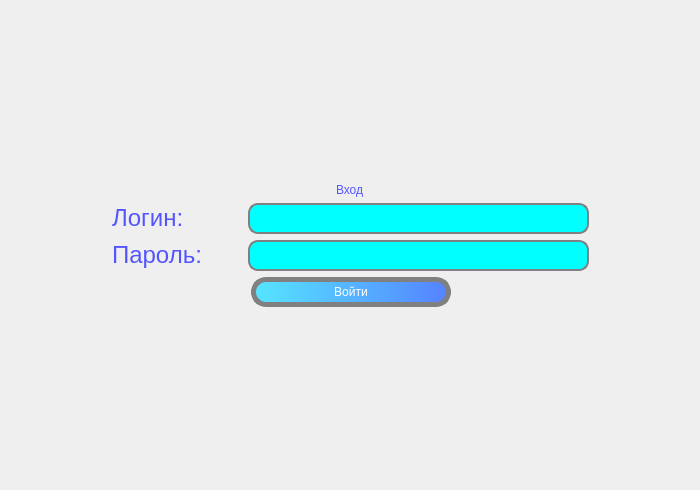
<?xml version="1.0" encoding="UTF-8"?>
<ui version="4.0">
 <class>Form</class>
 <widget class="QWidget" name="Form">
  <property name="geometry">
   <rect>
    <x>0</x>
    <y>0</y>
    <width>700</width>
    <height>490</height>
   </rect>
  </property>
  <property name="windowTitle">
   <string>Авторизация</string>
  </property>
  <layout class="QVBoxLayout" name="verticalLayout_3">
   <item>
    <layout class="QVBoxLayout" name="verticalLayout_2">
     <item>
      <spacer name="verticalSpacer">
       <property name="orientation">
        <enum>Qt::Vertical</enum>
       </property>
       <property name="sizeHint" stdset="0">
        <size>
         <width>20</width>
         <height>40</height>
        </size>
       </property>
      </spacer>
     </item>
     <item>
      <layout class="QHBoxLayout" name="horizontalLayout">
       <item>
        <spacer name="horizontalSpacer_5">
         <property name="orientation">
          <enum>Qt::Horizontal</enum>
         </property>
         <property name="sizeHint" stdset="0">
          <size>
           <width>40</width>
           <height>20</height>
          </size>
         </property>
        </spacer>
       </item>
       <item>
        <layout class="QVBoxLayout" name="verticalLayout">
         <item alignment="Qt::AlignHCenter">
          <widget class="QLabel" name="label_enter">
           <property name="maximumSize">
            <size>
             <width>88</width>
             <height>57</height>
            </size>
           </property>
           <property name="styleSheet">
            <string notr="true">color: rgb(85, 85, 255);
font: italic 28pt &quot;Monotype Corsiva&quot;;

</string>
           </property>
           <property name="text">
            <string>&lt;html&gt;&lt;head/&gt;&lt;body&gt;&lt;p&gt;Вход&lt;/p&gt;&lt;/body&gt;&lt;/html&gt;</string>
           </property>
          </widget>
         </item>
         <item>
          <layout class="QHBoxLayout" name="horizontalLayout_2">
           <item>
            <widget class="QLabel" name="label_login">
             <property name="styleSheet">
              <string notr="true">color: rgb(85, 85, 255);
font: italic 22pt &quot;Monotype Corsiva&quot;;

</string>
             </property>
             <property name="text">
              <string>&lt;html&gt;&lt;head/&gt;&lt;body&gt;&lt;p&gt;&lt;span style=&quot; font-size:18pt;&quot;&gt;Логин:&lt;/span&gt;&lt;/p&gt;&lt;/body&gt;&lt;/html&gt;</string>
             </property>
            </widget>
           </item>
           <item>
            <spacer name="horizontalSpacer_2">
             <property name="orientation">
              <enum>Qt::Horizontal</enum>
             </property>
             <property name="sizeHint" stdset="0">
              <size>
               <width>40</width>
               <height>20</height>
              </size>
             </property>
            </spacer>
           </item>
           <item>
            <widget class="QLineEdit" name="user">
             <property name="minimumSize">
              <size>
               <width>341</width>
               <height>31</height>
              </size>
             </property>
             <property name="styleSheet">
              <string notr="true">border: 2px solid gray;
border-radius: 10px;
    background:  rgb(0, 255, 255);
    selection-background-color: darkgray;</string>
             </property>
            </widget>
           </item>
          </layout>
         </item>
         <item>
          <layout class="QHBoxLayout" name="horizontalLayout_3">
           <item>
            <widget class="QLabel" name="label_password">
             <property name="styleSheet">
              <string notr="true">color: rgb(85, 85, 255);
font: italic 22pt &quot;Monotype Corsiva&quot;;

</string>
             </property>
             <property name="text">
              <string>&lt;html&gt;&lt;head/&gt;&lt;body&gt;&lt;p&gt;&lt;span style=&quot; font-size:18pt;&quot;&gt;Пароль:&lt;/span&gt;&lt;/p&gt;&lt;/body&gt;&lt;/html&gt;</string>
             </property>
            </widget>
           </item>
           <item>
            <spacer name="horizontalSpacer">
             <property name="orientation">
              <enum>Qt::Horizontal</enum>
             </property>
             <property name="sizeHint" stdset="0">
              <size>
               <width>40</width>
               <height>20</height>
              </size>
             </property>
            </spacer>
           </item>
           <item>
            <widget class="QLineEdit" name="password">
             <property name="minimumSize">
              <size>
               <width>341</width>
               <height>31</height>
              </size>
             </property>
             <property name="styleSheet">
              <string notr="true">border: 2px solid gray;
border-radius: 10px;
    background:  rgb(0, 255, 255);
    selection-background-color: darkgray;</string>
             </property>
            </widget>
           </item>
          </layout>
         </item>
         <item>
          <layout class="QHBoxLayout" name="horizontalLayout_4">
           <item>
            <spacer name="horizontalSpacer_3">
             <property name="orientation">
              <enum>Qt::Horizontal</enum>
             </property>
             <property name="sizeHint" stdset="0">
              <size>
               <width>40</width>
               <height>20</height>
              </size>
             </property>
            </spacer>
           </item>
           <item>
            <widget class="QPushButton" name="btn_enter_log">
             <property name="minimumSize">
              <size>
               <width>200</width>
               <height>30</height>
              </size>
             </property>
             <property name="maximumSize">
              <size>
               <width>201</width>
               <height>32</height>
              </size>
             </property>
             <property name="styleSheet">
              <string notr="true">
#btn_enter_log {
background: qlineargradient(spread:pad, x1:0, y1:0, x2:1, y2:0, stop:0 rgba(85, 230, 255), stop:1 rgba(85, 130, 255));
font: 12pt &quot;MS Shell Dlg 2&quot;;
color: rgb(255, 255, 255);
border: 5px solid grey;
border-radius: 15px;
}

#btn_enter_log:hover {
border: 5px solid #5555ff;
}
</string>
             </property>
             <property name="text">
              <string>Войти</string>
             </property>
            </widget>
           </item>
           <item>
            <spacer name="horizontalSpacer_4">
             <property name="orientation">
              <enum>Qt::Horizontal</enum>
             </property>
             <property name="sizeHint" stdset="0">
              <size>
               <width>40</width>
               <height>20</height>
              </size>
             </property>
            </spacer>
           </item>
          </layout>
         </item>
        </layout>
       </item>
       <item>
        <spacer name="horizontalSpacer_6">
         <property name="orientation">
          <enum>Qt::Horizontal</enum>
         </property>
         <property name="sizeHint" stdset="0">
          <size>
           <width>40</width>
           <height>20</height>
          </size>
         </property>
        </spacer>
       </item>
      </layout>
     </item>
     <item>
      <spacer name="verticalSpacer_2">
       <property name="orientation">
        <enum>Qt::Vertical</enum>
       </property>
       <property name="sizeHint" stdset="0">
        <size>
         <width>20</width>
         <height>40</height>
        </size>
       </property>
      </spacer>
     </item>
    </layout>
   </item>
  </layout>
 </widget>
 <resources/>
 <connections/>
</ui>
